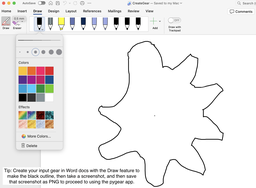
#> input picture HowToCreateInputGearPNG.png, 256 x 188 px, shrunk from 1960 x 1438 before the run
$ python main.py
#> lines starting #> are read from the running program, lines starting #| are printed output that depends on the picture; after the words box and inside, x2 and y2 are one past the last pixel; in counts of white or black regions, pixels touching at a corner belong together
# -*- coding: utf-8 -*-
"""
Updated Gear Math Python

@author: beebowman
Youtube Channel: @boheatherbowman7636
Jan 4, 2025 (updated code in 2025)

@author: Sam Ettinger
EttingerSam@gmail.com
May 19, 2016 (original code)

TODO:
Add a GUI?
"""

''''''''''''''''''''''''''
'''IMPORTANT PARAMETERS'''
''''''''''''''''''''''''''
# Define the gear ratio, which is the number of rotations the input gear com-
# pletes for each one rotation of the output gear. Must be a positive integer.
gearRatio = 2

# Define the gear overlap. This should be a decimal value between 0 and 1.
# This is analogous to tooth size on a spur gear, with 0.0 being "no teeth"
# and 1.0 being "pretty big teeth."
gearOverlap = 1.0

# Define the number of computation steps. This is how many tiny rotations the
# program performs to compute the final bitmap. Higher numbers produce better
# gear profiles, with a tradeoff in speed. Must be an integer.
computationSteps = 1000

''''''''''''''''''''''''''
'''   END PARAMETERS   '''
''''''''''''''''''''''''''

from PIL import Image
import numpy as np
from tkinter import filedialog as tkFileDialog

def loadGearImage():
    '''Loads image, converts to a B/W array.'''
    filename = tkFileDialog.askopenfilename()
    img = Image.open(filename)
    img.load()
    data = np.asarray(img)
    # Convert to a 2-D array
    newArray = np.array([[np.median(j) for j in i] for i in data])
    return newArray

def getBlackPixels(image, offset):
    '''Get the location of black pixels (zeros in an array).
       Scales result to [-1, 1] and then adds an offset.'''
    rows = len(image)
    cols = len(image[0])
    size = max([rows, cols])
    scale = 2./size
    coords =  []
    for row in range(rows):
        for col in range(cols):
            if image[row][col] == 0:
                x = scale*(col - (cols-1)/2.) + offset[0]
                y = scale*(row - (rows-1)/2.) + offset[1]
                coords += [(x, y)]
    return coords, size

def outputGearImage(image, coords, size, ratio):
    '''Draws coordinates as pixels on image'''
    newImage = image
    for (x,y) in coords:
        row = int(np.floor((y+ratio)*size/(2*ratio)))
        col = int(np.floor((x+ratio)*size/(2*ratio)))
        try:
            newImage[row][col] = 255.0
        except:
            pass
    return newImage


def rotatePts(points, axis, theta):
    '''rotates all coordinates in an array by angle theta, around axis'''
#    centered = [(x-axis[0], y-axis[1]) for (x,y) in points]
#    rotated = [(x*np.cos(theta)-y*np.sin(theta), x*np.sin(theta)+y*np.cos(theta)) for (x,y) in centered]
#    uncentered = [(x+axis[0], y+axis[1]) for (x,y) in rotated]
    uncentered = [(((x - axis[0])*np.cos(theta) - (y - axis[1])*np.sin(theta)) + axis[0], ((x - axis[0])*np.sin(theta) + (y-axis[1])*np.cos(theta)) + axis[1]) for (x,y) in points]
    return uncentered

def writeOutputGear(gear,filename):
    img = Image.fromarray(gear)
    img = img.convert('RGB')
    img.save(filename)
    return None

def dist(x, y):
    return np.sqrt(x*x+y*y)

def outputCleanup(image):
    '''Remove the 'halo' around output image; adds a mark indicating the center
    TODO: maybe apply median filter?'''
    newImage = image
    size = len(image) # Should be same number of rows/columns
    radius = size/2.
    for row in range(size):
        for col in range(size):
            if dist(row-radius, col-radius) >= radius-.5:
                newImage[row][col] = 255.0
    # Mark the center
    markRadius = np.max([2., size/200.]) # How big to make the mark
    for i in range(50):
        theta = i*2*np.pi/50
        x = int(np.round(radius + markRadius*np.cos(theta)))
        y = int(np.round(radius + markRadius*np.sin(theta)))
        newImage[y][x] = 255.0
    return newImage

def drawCrossbar(distance):
    distance = int(distance) # just in case
    '''Draws the image of the crossbar that holds the two gear axles'''
    # Size of the image:
    height = int(np.round(distance/6.))
    width = int(np.ceil(distance*7./6))
    # Coordinates of the axle holes' centers:
    radius = height/2. - 0.5
    holeOne = (radius, radius)
    holeTwo = (distance+radius, radius)
    # Draw the crossbar:
    crossbarImage = 255.0*np.ones((height, width))
    crossbarImage[(0, height-1), int(np.ceil(holeOne[0])):int(np.floor(holeTwo[0])+1)] = 0.
    for i in range(distance):
        theta = np.pi*i/distance - np.pi/2
        rows = (int(np.round(holeOne[1] - radius*np.sin(theta))), int(np.round(holeTwo[1] + radius*np.sin(theta))))
        cols = (int(np.round(holeOne[0] - radius*np.cos(theta))), int(np.round(holeTwo[0] + radius*np.cos(theta))))
        crossbarImage[rows, cols] = 0.0
    # Draw crossbar holes
    markRadius = np.max([2., distance/200.]) # How big to make the mark
    for i in range(50):
        theta = i*2*np.pi/50
        x = int(np.round(holeOne[0] + markRadius*np.cos(theta)))
        y = int(np.round(holeOne[1] + markRadius*np.sin(theta)))
        crossbarImage[y][x] = 0.
        crossbarImage[y][x+distance] = 0.
    return crossbarImage


def doThings(ratio=gearRatio, overlap=gearOverlap, steps=computationSteps):
    inputGear = loadGearImage()
#> the answer given: HowToCreateInputGearPNG.png
#> in loadGearImage, img is the input picture: PIL image 256x188 RGBA; mean R, G, B, A 238.4, 237.7, 237.6, 255
#> in loadGearImage, `newArray = np.array([[np.median(j) for j in i] for i in data])`:
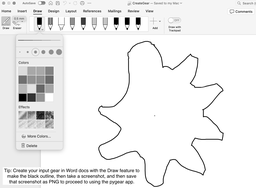
#> newArray: shape (188, 256) float64; min 0, max 255, mean 238.9
    offset = (ratio+1-overlap, 0)
    inputCoords, inputImageSize = getBlackPixels(inputGear, offset)
#> in getBlackPixels, `rows = len(image)`: rows = 188
#> in getBlackPixels, `cols = len(image[0])`: cols = 256
#> in getBlackPixels, `scale = 2./size`: scale = 0.00781
#> after the loop in getBlackPixels, `for row in range(rows):`: coords = 75 pairs, first value 1.15 to 2.09, second value -0.59 to 0.0508
#> inputCoords has the same summary as coords in getBlackPixels; inputImageSize = 256
    outputImageSize = inputImageSize*ratio
#> outputImageSize = 512
    outputGear = np.zeros([outputImageSize, outputImageSize])
    theta = 2*np.pi/steps
    phi = 2*np.pi/(steps*ratio)
    # Rotation math
    for step in range(steps):
        coords = rotatePts(inputCoords, offset, theta*step)
        addPoints = []
        for coord in coords:
            if dist(*coord)<ratio:
                addPoints += [coord]
        # Rotate the points that contribute to the output gear's profile
        for extraRotation in range(ratio):
            rotateBy = phi*step + 2*np.pi*extraRotation/ratio
            addPointsRot = rotatePts(addPoints, (0,0), rotateBy)
            # Convert those points into pixels, draw on output gear
            outputGear = outputGearImage(outputGear, addPointsRot, outputImageSize, ratio)
        print('Progress: {}/{}'.format(step, steps)) # Debug
#> this loop made 1000 passes
#> pass 1, in outputGearImage (call 2), `newImage = image`:
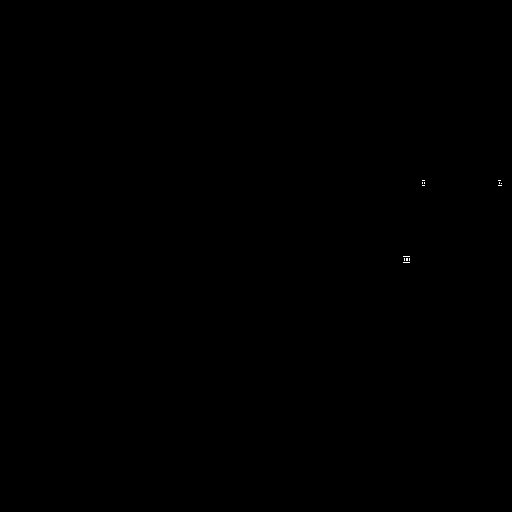
#> newImage: shape (512, 512) float64; 0.02% white in thin lines or dots, all inside (x1, y1, x2, y2) = (403, 180, 502, 263)
#> after the loop:
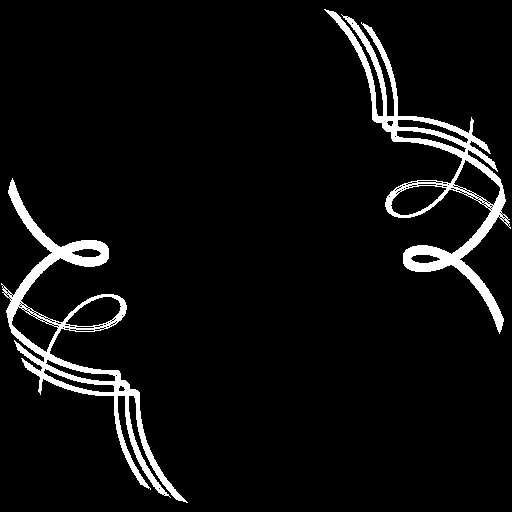
#> outputGear: shape (512, 512) float64; 5.7% white; 2 white regions, box (x1, y1, x2, y2) and area: (324, 9, 511, 334) 7433, (1, 178, 188, 503) 7433
    # Clean up image
    outputGear = outputCleanup(outputGear)
#> in outputCleanup, `radius = size/2.`: radius = 256
#> after the loop in outputCleanup, `for row in range(size):`:
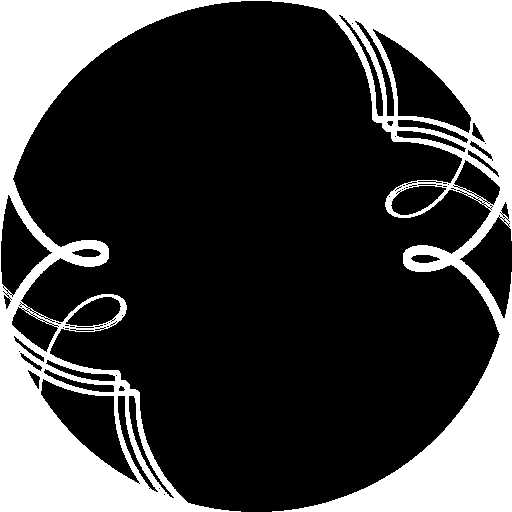
#> newImage: shape (512, 512) float64; 27.4% white; 1 white region, box (x1, y1, x2, y2) and area: (0, 0, 512, 512) 71740
#> in outputCleanup, `markRadius = np.max([2., size/200.])`: markRadius = 2.56
#> the loop in outputCleanup, `for i in range(50):` made 50 passes
#> (x, y) on passes 1 to 12: (259, 256), (259, 256), (258, 257), (258, 257), (258, 257), (258, 258), (258, 258), (258, 258), (257, 258), (257, 258), (257, 258), (256, 259)
#> after the loop in outputCleanup, `for i in range(50):`: newImage: shape (512, 512) float64; 27.4% white; 2 white regions (1 under 20 px), largest, box (x1, y1, x2, y2) and area: (0, 0, 512, 512) 71740
    # Should also make little marks for centroids and distances
    # Animate?
    # Save image
    outFilename = tkFileDialog.asksaveasfilename(defaultextension='.png', initialfile='gear_output')
    writeOutputGear(outputGear, outFilename)
    # save the crossbar image too
    crossbar = drawCrossbar(inputImageSize*(ratio+1-overlap)/2)
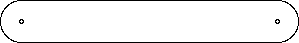
#> crossbar: shape (43, 299) float64; 94.6% white; black in thin lines or dots
    outFilename = tkFileDialog.asksaveasfilename(defaultextension='.png', initialfile='crossbar')
    writeOutputGear(crossbar, outFilename)
#> in writeOutputGear (call 2), `img = Image.fromarray(gear)`: img: PIL image 299x43 F; 94.6% white; black in thin lines or dots
#> in writeOutputGear (call 2), `img = img.convert('RGB')`: img: PIL image 299x43 RGB; 94.6% white; black in thin lines or dots
    #return inputGear, outputGear

if __name__ == '__main__':
    doThings()

$ run again, on weirdgear_input_image.png
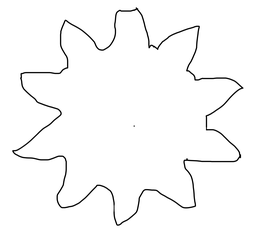
#> input picture weirdgear_input_image.png, 256 x 233 px, shrunk from 1214 x 1104 before the run
#> in loadGearImage, img is the input picture: PIL image 256x233 RGBA; mean R, G, B, A 249.2, 249.2, 249.2, 255
#> rows = 233
#> cols = 256
#> scale = 0.00781
#> after the loop in getBlackPixels, `for row in range(rows):`: coords = 72 pairs, first value 1.11 to 2.88, second value -0.844 to 0.789
#> inputCoords has the same summary as coords in getBlackPixels; inputImageSize = 256
#> outputImageSize = 512
#> after the loop in doThings, `for step in range(steps):`:
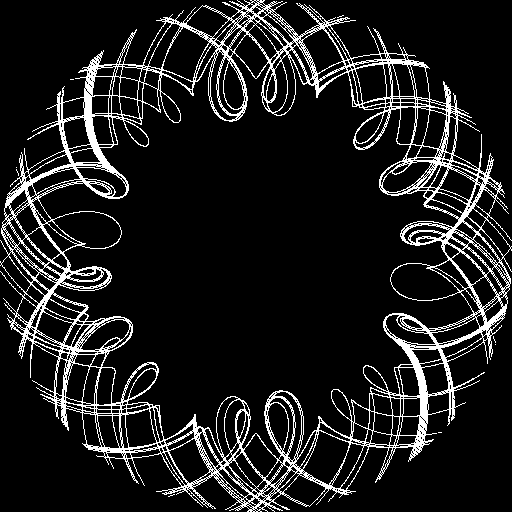
#> outputGear: shape (512, 512) float64; 11.4% white in thin lines or dots
#> radius = 256
#> after the loop in outputCleanup, `for row in range(size):`:
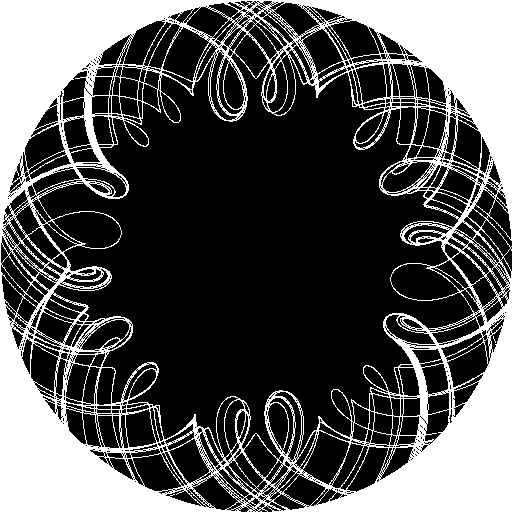
#> newImage: shape (512, 512) float64; 33.1% white; 2 white regions (1 under 20 px), largest, box (x1, y1, x2, y2) and area: (0, 0, 512, 512) 86797
#> markRadius = 2.56
#> the loop in outputCleanup, `for i in range(50):` made 50 passes
#> (x, y) on passes 1 to 8: (259, 256), (259, 256), (258, 257), (258, 257), (258, 257), (258, 258), (258, 258), (258, 258)
#> crossbar: shape (43, 299) float64; 94.6% white; black in thin lines or dots
